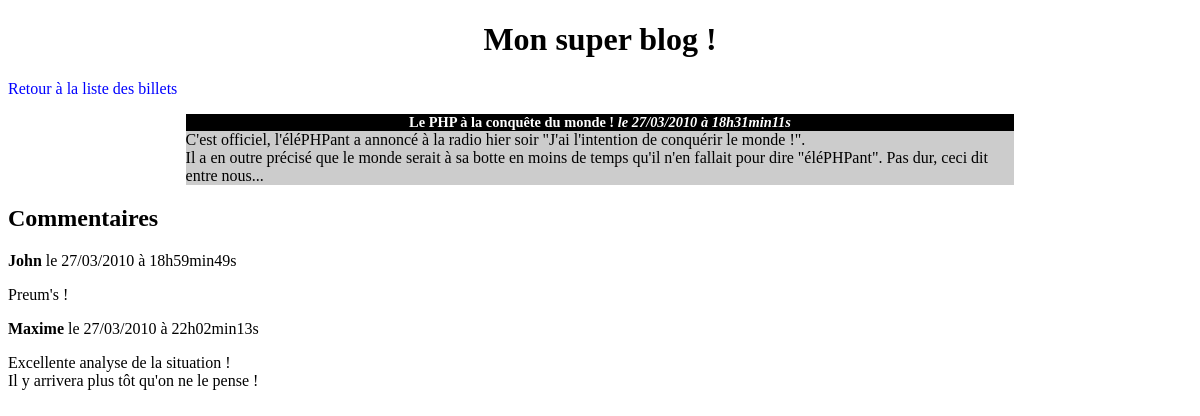
/commentaires.php?billet=2, run on the app's committed database.
### tables this page shows
CREATE TABLE IF NOT EXISTS `billets` (
  `id` int(11) NOT NULL AUTO_INCREMENT,
  `titre` varchar(255) NOT NULL,
  `contenu` text NOT NULL,
  `date_creation` datetime NOT NULL,
  PRIMARY KEY (`id`)
);

CREATE TABLE IF NOT EXISTS `commentaires` (
  `id` int(11) NOT NULL AUTO_INCREMENT,
  `id_billet` int(11) NOT NULL,
  `auteur` varchar(255) NOT NULL,
  `commentaire` text NOT NULL,
  `date_commentaire` datetime NOT NULL,
  PRIMARY KEY (`id`)
);

### commentaires.php (the view, shortened to what this page needs)
<!DOCTYPE html>
<html>
    <head>
	<link href="style.css" rel="stylesheet" />
    </head>
    <body>
        <h1>Mon super blog !</h1>
        <p><a href="index.php">Retour à la liste des billets</a></p>
<?php
try
{
	$bdd = new PDO('mysql:host=localhost;dbname=miniblog;charset=utf8', 'username', 'password');
}
catch(Exception $e)
{
        die('Erreur : '.$e->getMessage());
}
$req = $bdd->prepare('SELECT id, titre, contenu, DATE_FORMAT(date_creation, \'%d/%m/%Y à %Hh%imin%ss\') AS date_creation_fr FROM billets WHERE id = ?');
$req->execute(array($_GET['billet']));
$donnees = $req->fetch();
?>
<div class="news">
    <h3>
        <?php echo htmlspecialchars($donnees['titre']); ?>
        <em>le <?php echo $donnees['date_creation_fr']; ?></em>
    </h3>
    <p>
    <?php
    echo nl2br(htmlspecialchars($donnees['contenu']));
    ?>
    </p>
</div>
<h2>Commentaires</h2>
<?php
$req = $bdd->prepare('SELECT auteur, commentaire, DATE_FORMAT(date_commentaire, \'%d/%m/%Y à %Hh%imin%ss\') AS date_commentaire_fr FROM commentaires WHERE id_billet = ? ORDER BY date_commentaire');
$req->execute(array($_GET['billet']));
while ($donnees = $req->fetch())
{
?>
<p><strong><?php echo htmlspecialchars($donnees['auteur']); ?></strong> le <?php echo $donnees['date_commentaire_fr']; ?></p>
<p><?php echo nl2br(htmlspecialchars($donnees['commentaire'])); ?></p>
<?php
}
?>
</body>
</html>

### style.css (style rules this page uses)
h1, h3 { text-align:center; }
h3 { background-color:black; color:white; font-size:0.9em; margin-bottom:0px; }
.news p { background-color:#CCCCCC; margin-top:0px; }
.news { width:70%; margin:auto; }
a { text-decoration: none; color: blue; }

### data on the page
billets: titre "Le PHP à la conquête du monde !", contenu "C'est officiel, l'éléPHPant a annoncé à la radio hier soir \"J'ai l'intention de conquérir le monde !\". Il a en outre précisé que le monde serait à sa botte en moins de temps qu'il n'en fallait pour dire \"éléPHPant\". Pas dur, ceci dit entre nous..."
commentaires: auteur "John", date_commentaire_fr "27/03/2010 à 18h59min49s", commentaire "Preum's !"
commentaires: auteur "Maxime", date_commentaire_fr "27/03/2010 à 22h02min13s", commentaire "Excellente analyse de la situation ! Il y arrivera plus tôt qu'on ne le pense !"

### other printed values
$donnees['date_creation_fr'] "27/03/2010 à 18h31min11s"
